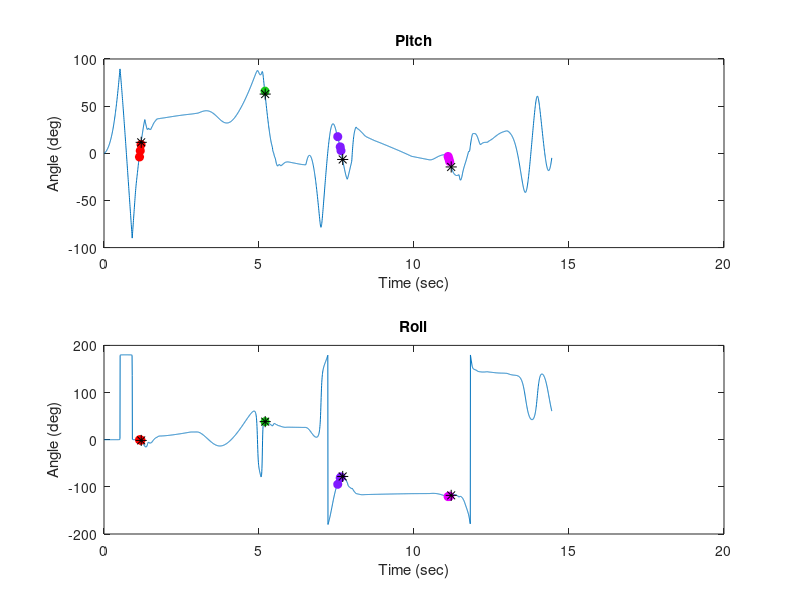

This chart was generated by the following MATLAB code:
%% MuJoCo Fall Detection Algorithm
% Detect falls and determine different falls depending on Euler angles and
% gyroscope data received from MuJoCo simulations.

clear all; close all; clc;

% Open data files
sim_data = csvread('trial5.csv');
eul_data = csvread('eulers_trial5.csv');  % Place holder file name

% Extract relevant data points
gyro_x = sim_data(:, 1) * 180/pi;
gyro_y = sim_data(:, 2) * 180/pi;
gyro_z = sim_data(:, 3) * 180/pi;
pitch = eul_data(:, 2);
roll = eul_data(:, 3);

%% Pseudocode 1: Pure thresholds
% Check every point for fitting the fall parameters
% Raise a different flags for which fall gets noticed
% If the flag doesn't get flagged the again, turn flag off
% At 40 ticks, output if fall is sensed
forward_flag = 0;
slip_flag = 0;
faint_flag = 0;
left_flag = 0;
time_ticks = 0;
fall_flag = 0;
debounce_count = 0;
% data_ticks = 1;

for data_ticks = 1:length(sim_data)
    roll_curr = roll(data_ticks);
    pitch_curr = pitch(data_ticks);
    xrate_curr = gyro_x(data_ticks);
    yrate_curr = gyro_y(data_ticks);
    zrate_curr = gyro_z(data_ticks);
    
    if ((roll_curr <= -0.26) && (pitch_curr >= -1.28) && (abs(xrate_curr) >= 10.88) && (abs(zrate_curr) >= 86))
        forward_flag = forward_flag + 1;
    elseif ((roll_curr >= 11.44) && (pitch_curr <= 38.5) && (xrate_curr <= 152.19) && (yrate_curr <= -49.8) && (zrate_curr >= 74.4))
        faint_flag = faint_flag + 1;
    elseif ((roll_curr <= -111.6) && (pitch_curr >= -71.6) && (xrate_curr >= -77.8) && (yrate_curr <= -29.5) && (zrate_curr <= -6.7))
        slip_flag = slip_flag + 1;
    elseif ((roll_curr >= 35.5) && (pitch_curr >= -47.4) && (xrate_curr <= 25.6) && (yrate_curr <= 183.1) && (zrate_curr >= -107.1))
        left_flag = left_flag + 1;
    else
        forward_flag = 0;
        faint_flag = 0;
        slip_flag = 0;
        left_flag = 0;
    end
    
    if forward_flag >= 15
        forward_flag = 0;
        out = sprintf("%d Quick forward fall detected", data_ticks);
        disp(out)
    end
    if faint_flag >= 15
        faint_flag = 0;
        out = sprintf("%d Quick Faint fall detected", data_ticks);
        disp(out)
    end
    if slip_flag >= 15
        slip_flag = 0;
        out = sprintf("%d Quick Slip Fall detected", data_ticks);
        disp(out)
    end
    if left_flag >= 15
        left_flag = 0;
        out = sprintf("%d Quick Left Fall detected", data_ticks);
        disp(out)
    end
    
    time_ticks = time_ticks + 1;
    if time_ticks == 40
        if forward_flag >= 5
            forward_flag = 0;
            out = sprintf("%d Forward fall detected", data_ticks);
            disp(out)
        elseif faint_flag >= 5
            faint_flag = 0;
            out = sprintf("%d Faint fall detected", data_ticks);
            disp(out)
%             disp("Faint fall detected")
        elseif slip_flag >= 5
            slip_flag = 0;
            out = sprintf("%d Slip fall detected", data_ticks);
            disp(out)
        elseif left_flag >= 5
            left_flag = 0;
            out = sprintf("%d Left fall detected", data_ticks);
            disp(out)
        end
        time_ticks = 0;
    end
end

%% Pseudocode 2: 

% init: 
% buffer of 40 values (each euler)

% loop:
% get new data
% compare difference with oldest value
% update oldest
clear all; close all; clc;

% Open data files
sim_data = csvread('trial5.csv');
eul_data = csvread('eulers_trial5.csv');  % Place holder file name

% Extract relevant data points
gyro_x = sim_data(:, 1) * 180/pi;
gyro_y = sim_data(:, 2) * 180/pi;
gyro_z = sim_data(:, 3) * 180/pi;
pitch = eul_data(:, 2);
roll = eul_data(:, 3);

circBuff_roll = zeros(40);
circBuff_pitch = zeros(40);
circBuff_gyrox = zeros(40);
circBuff_gyroy = zeros(40);
circBuff_gyroz = zeros(40);
data_ticks = 1;
forward_debounce = 0;
slip_debounce = 0;
faint_debounce = 0;
left_debounce = 0;

time = 0:1/200:(length(sim_data) - 1)/200;
figure(1)
% a = subplot(3, 2, 1);
% plot(time, gyro_x)
% xlabel("Time (sec)")
% ylabel("Angular velocity (deg/sec)")
% title("Gyro X")
% hold on
% b = subplot(3, 2, 3);
% plot(time, gyro_y)
% xlabel("Time (sec)")
% ylabel("Angular velocity (deg/sec)")
% title("Gyro Y")
% hold on
% c = subplot(3, 2, 5);
% plot(time, gyro_z)
% xlabel("Time (sec)")
% ylabel("Angular velocity (deg/sec)")
% title("Gyro Z")
% hold on
d = subplot(2, 1, 1);
plot(time, pitch)
xlabel("Time (sec)")
ylabel("Angle (deg)")
title("Pitch")
hold on
e = subplot(2, 1, 2);
plot(time, roll)
xlabel("Time (sec)")
ylabel("Angle (deg)")
title("Roll")
hold on

for i = 1:40
    circBuff_roll(i) = roll(i);
    circBuff_pitch(i) = pitch(i);
    circBuff_gyrox(i) = gyro_x(i);
    circBuff_gyroy(i) = gyro_y(i);
    circBuff_gyroz(i) = gyro_z(i);
    data_ticks = data_ticks + 1;
end

for i = 40:length(roll)
    diffRoll = roll(i) - circBuff_roll(mod(i, 40) + 1);
    diffPitch = pitch(i) - circBuff_pitch(mod(i, 40) + 1);
    diffGyroX = gyro_x(i) - circBuff_gyrox(mod(i, 40) + 1);
    diffGyroY = gyro_y(i) - circBuff_gyroy(mod(i, 40) + 1); 
    diffGyroZ = gyro_z(i) - circBuff_gyroz(mod(i, 40) + 1);
    
    if (diffPitch >= 61 && abs(diffRoll) <= 1.63 && abs(gyro_x(i)) <= 44.16 && gyro_y(i) >= 221.9 && abs(gyro_z(i)) <= 122.7)
        forward_debounce = forward_debounce + 1;
        slip_debounce = 0;
        faint_debounce = 0;
        left_debounce = 0;
            
    elseif (diffPitch <= 0 && diffPitch >= -28.97 && diffRoll <= 80 && diffRoll >= 23.14 && diffGyroX >= -130.127 && diffGyroX <= 0 && diffGyroY <= 56.275 && diffGyroY >= -150 && diffGyroZ <= 100 && diffGyroZ >= 0) %&& abs(gyro_x(i)) <= 13.7 && gyro_y(i) <= -146.7 && gyro_z(i) <= -89.47)
        slip_debounce = slip_debounce + 1;
        forward_debounce = 0;
        faint_debounce = 0;
        left_debounce = 0;
    
    elseif (diffPitch <= 0 && diffPitch >= -22.316 && diffRoll <= 98.025 && diffRoll >= 0 && diffGyroX <= -100 && diffGyroX >= -150 && diffGyroY <= -284.67)% && diffGyroZ <= 235.84) % && gyro_x(i) >= 106.5 && gyro_y(i) >= -279.656)% && diffGyroZ <= 31.754)
        faint_debounce = faint_debounce + 1;
        slip_debounce = 0;
        forward_debounce = 0;
        left_debounce = 0;
            
    elseif (diffPitch >= -16 && diffPitch <= 0 && diffRoll >= -10 && diffRoll <= 5 && diffGyroX <= 50 && diffGyroX >= 10 && diffGyroY <= 110 && diffGyroY >= 50 && diffGyroZ >= -100 && diffGyroZ <= -5)
        left_debounce = left_debounce + 1;
        slip_debounce = 0;
        faint_debounce = 0;
        forward_debounce = 0;

    else
        forward_debounce = 0;
        slip_debounce = 0;
        faint_debounce = 0;
        left_debounce = 0;
    end
    
    if forward_debounce >= 5
        forward_debounce = 0;
        currTime = data_ticks/200;
%         axes(a)
%         plot(currTime, gyro_x(i), 'ro', 'MarkerFaceColor', 'r')
%         axes(b)
%         plot(currTime, gyro_y(i), 'ro', 'MarkerFaceColor', 'r')
%         axes(c)
%         plot(currTime, gyro_z(i), 'ro', 'MarkerFaceColor', 'r')
        axes(d)
        plot(currTime, pitch(i), 'ro', 'MarkerFaceColor', 'r')
        axes(e)
        plot(currTime, roll(i), 'ro', 'MarkerFaceColor', 'r')
        out = sprintf("%d Forward detected", data_ticks);
        disp(out)
    elseif slip_debounce >= 5
        slip_debounce = 0;
        currTime = data_ticks/200;
%         axes(a)
%         plot(currTime, gyro_x(i), 'o', 'MarkerEdgeColor', [0.5 0.1 1], 'MarkerFaceColor', [0.5 0.1 1])
%         axes(b)
%         plot(currTime, gyro_y(i), 'o', 'MarkerEdgeColor', [0.5 0.1 1], 'MarkerFaceColor', [0.5 0.1 1])
%         axes(c)
%         plot(currTime, gyro_z(i), 'o', 'MarkerEdgeColor', [0.5 0.1 1], 'MarkerFaceColor', [0.5 0.1 1])
        axes(d)
        plot(currTime, pitch(i), 'o', 'MarkerEdgeColor', [0.5 0.1 1], 'MarkerFaceColor', [0.5 0.1 1])
        axes(e)
        plot(currTime, roll(i), 'o', 'MarkerEdgeColor', [0.5 0.1 1], 'MarkerFaceColor', [0.5 0.1 1])
        out = sprintf("%d Slip detected", data_ticks);
        disp(out)
    elseif faint_debounce >= 5
        faint_debounce = 0;
        currTime = data_ticks/200;
%         axes(a)
%         plot(currTime, gyro_x(i), 'o', 'MarkerEdgeColor', [0.1 0.8 0.1], 'MarkerFaceColor', [0.1 0.8 0.1])
%         axes(b)
%         plot(currTime, gyro_y(i), 'o', 'MarkerEdgeColor', [0.1 0.8 0.1], 'MarkerFaceColor', [0.1 0.8 0.1])
%         axes(c)
%         plot(currTime, gyro_z(i), 'o', 'MarkerEdgeColor', [0.1 0.8 0.1], 'MarkerFaceColor', [0.1 0.8 0.1])
        axes(d)
        plot(currTime, pitch(i), 'o', 'MarkerEdgeColor', [0.1 0.8 0.1], 'MarkerFaceColor', [0.1 0.8 0.1])
        axes(e)
        plot(currTime, roll(i), 'o', 'MarkerEdgeColor', [0.1 0.8 0.1], 'MarkerFaceColor', [0.1 0.8 0.1])
        out = sprintf("%d Faint detected", data_ticks);
        disp(out)
    elseif left_debounce >= 5
        left_debounce = 0;
        currTime = data_ticks/200;
%         axes(a)
%         plot(currTime, gyro_x(i), 'o', 'MarkerEdgeColor', [0.9 0 1], 'MarkerFaceColor', [0.9 0 1])
%         axes(b)
%         plot(currTime, gyro_y(i), 'o', 'MarkerEdgeColor', [0.9 0 1], 'MarkerFaceColor', [0.9 0 1])
%         axes(c)
%         plot(currTime, gyro_z(i), 'o', 'MarkerEdgeColor', [0.9 0 1], 'MarkerFaceColor', [0.9 0 1])
        axes(d)
        plot(currTime, pitch(i), 'o', 'MarkerEdgeColor', [0.9 0 1], 'MarkerFaceColor', [0.9 0 1])
        axes(e)
        plot(currTime, roll(i), 'o', 'MarkerEdgeColor', [0.9 0 1], 'MarkerFaceColor', [0.9 0 1])
        out = sprintf("%d Left detected", data_ticks);
        disp(out)
    end
    
    circBuff_roll(mod(i, 40) + 1) = roll(i);
    circBuff_pitch(mod(i, 40) + 1) = pitch(i);
    circBuff_gyrox(mod(i, 40) + 1) = gyro_x(i);
    circBuff_gyroy(mod(i, 40) + 1) = gyro_y(i); 
    circBuff_gyroz(mod(i, 40) + 1) = gyro_z(i);
    data_ticks = data_ticks + 1;
end

% Plot 0.2 second position
% axes(a)
% plot(240/200, gyro_x(240), 'k*', 'MarkerSize', 8)
% plot(1040/200, gyro_x(1040), 'k*', 'MarkerSize', 8)
% plot(1540/200, gyro_x(1540), 'k*', 'MarkerSize', 8)
% plot(2240/200, gyro_x(2240), 'k*', 'MarkerSize', 8)
% axes(b)
% plot(240/200, gyro_y(240), 'k*', 'MarkerSize', 8)
% plot(1040/200, gyro_y(1040), 'k*', 'MarkerSize', 8)
% plot(1540/200, gyro_y(1540), 'k*', 'MarkerSize', 8)
% plot(2240/200, gyro_y(2240), 'k*', 'MarkerSize', 8)
% axes(c)
% plot(240/200, gyro_z(240), 'k*', 'MarkerSize', 8)
% plot(1040/200, gyro_z(1040), 'k*', 'MarkerSize', 8)
% plot(1540/200, gyro_z(1540), 'k*', 'MarkerSize', 8)
% plot(2240/200, gyro_z(2240), 'k*', 'MarkerSize', 8)
axes(d)
plot(240/200, pitch(240), 'k*', 'MarkerSize', 8)
plot(1040/200, pitch(1040), 'k*', 'MarkerSize', 8)
plot(1540/200, pitch(1540), 'k*', 'MarkerSize', 8)
plot(2240/200, pitch(2240), 'k*', 'MarkerSize', 8)
axes(e)
plot(240/200, roll(240), 'k*', 'MarkerSize', 8)
plot(1040/200, roll(1040), 'k*', 'MarkerSize', 8)
plot(1540/200, roll(1540), 'k*', 'MarkerSize', 8)
plot(2240/200, roll(2240), 'k*', 'MarkerSize', 8)

